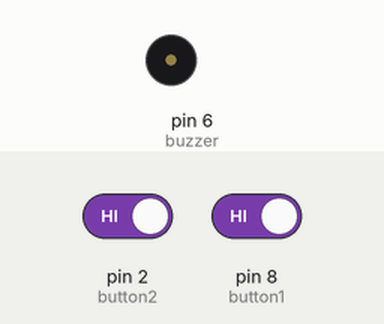
The sketch below on a simulated Arduino Uno, built with avr-gcc and run on an emulated ATmega328P. On the bench: buzzer (waves = sounding, pin HIGH). Inputs (shaded band) come from the test bench; at power-on: pin 2 (button2) HIGH, pin 8 (button1) HIGH.

Above: at 1.2 s.
1.3 s: pin 2 (button2) driven LOW and pin 8 (button1) driven LOW
At 1.7 s:
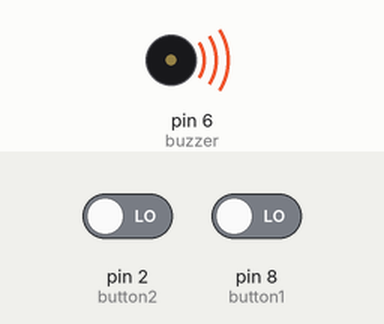
2.8 s: pin 2 (button2) driven HIGH
At 4.0 s:
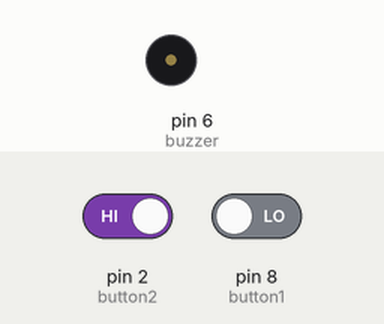
4.3 s: pin 2 (button2) driven LOW
At 5.2 s:
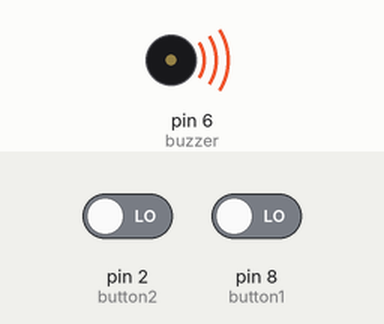
Timing chart, 0 to 7.3 s (numbered marks = the images above; inputs shaded):
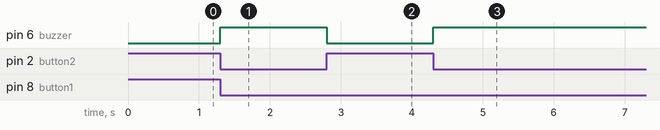

The sketch:

double_button_buzzer.ino
```cpp
int button1 = 8;
int button2 = 2;
int buzzer = 6;

void setup() {
  pinMode(button1, INPUT_PULLUP);
  pinMode(button2, INPUT_PULLUP);
  pinMode(buzzer, OUTPUT);
}

void loop() {
  int value1 = digitalRead(button1);
  int value2 = digitalRead(button2);
  if(value1==LOW && value2==LOW)
  {
    digitalWrite(buzzer, HIGH);
  }else{
    digitalWrite(buzzer, LOW);
  }
}
```

Measured:
- after the input at 1.3 s, pin 6 (buzzer): LOW → HIGH at once
- after the input at 2.8 s, pin 6 (buzzer): HIGH → LOW at once
- after the input at 4.3 s, pin 6 (buzzer): LOW → HIGH at once
